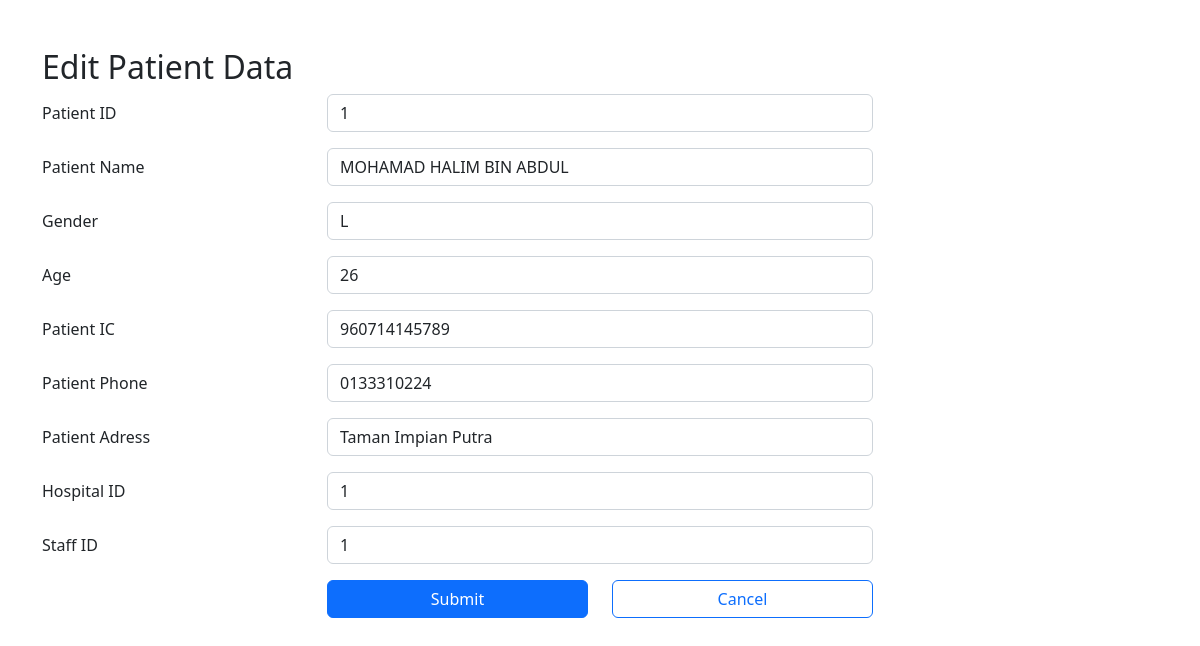
The app's page /editpat.php?patientID=1 with its own data.
### tables this page shows
CREATE TABLE `patient` (
  `patientID` int(30) NOT NULL,
  `patientName` varchar(255) NOT NULL,
  `gender` varchar(6) NOT NULL,
  `age` int(3) NOT NULL,
  `patientIC` bigint(25) NOT NULL,
  `patientPhone` varchar(25) NOT NULL,
  `patientAddress` varchar(255) NOT NULL,
  `hospitalID` int(30) NOT NULL,
  `staffID` int(30) NOT NULL
);

### editpat.php (the view, shortened to what this page needs)
<?php
$servername = "localhost";
$username = "root";
$password = "";
$database = "hospital";
$connection = new mysqli($servername, $username, $password, $database);
$patientID = "";
$patientName = "";
$gender = "";
$age = "";
$patientIC = "";
$patientPhone = "";
$patientAddress = "";
$hospitalID = "";
$staffID = "";
if($_SERVER['REQUEST_METHOD'] == 'GET'){
	$patientID = $_GET["patientID"];
	$sql = "SELECT * FROM patient WHERE patientID=$patientID";
	$result = $connection->query($sql);
	$row = $result->fetch_assoc();
	$patientID = $row["patientID"];
	$patientName = $row["patientName"];
	$gender = $row["gender"];
	$age = $row["age"];
	$patientIC = $row["patientIC"];
	$patientPhone = $row["patientPhone"];
	$patientAddress = $row["patientAddress"];
	$hospitalID = $row["hospitalID"];
	$staffID = $row["staffID"];
}
?>
<!DOCTYPE html>
<html lang="en">
<head>
	<link rel="stylesheet" href= "https://cdn.jsdelivr.net/npm/bootstrap@5.2.0-beta1/dist/css/bootstrap.min.css">
</head>
<body>
	<div class = "container my-5">
		<h2>Edit Patient Data</h2>
		<form method ="post">
			<div class ="row mb-3">
				<label class= "col-sm-3 col-form-label">Patient ID</label>
				<div class="col-sm-6">
					<input type="text" class="form-control" name="patientID" value="<?php echo $patientID;?>">
				</div>
			</div>
			<div class ="row mb-3">
				<label class= "col-sm-3 col-form-label">Patient Name</label>
				<div class="col-sm-6">
					<input type="text" class="form-control" name="patientName" value="<?php echo $patientName;?>">
				</div>
			</div>
			<div class ="row mb-3">
				<label class= "col-sm-3 col-form-label">Gender</label>
				<div class="col-sm-6">
					<input type="text" class="form-control" name="gender" value="<?php echo $gender;?>">
				</div>
			</div>
			<div class ="row mb-3">
				<label class= "col-sm-3 col-form-label">Age</label>
				<div class="col-sm-6">
					<input type="text" class="form-control" name="age" value="<?php echo $age;?>">
				</div>
			</div>
			<div class ="row mb-3">
				<label class= "col-sm-3 col-form-label">Patient IC</label>
				<div class="col-sm-6">
					<input type="text" class="form-control" name="patientIC" value="<?php echo $patientIC;?>">
				</div>
			</div>
			<div class ="row mb-3">
				<label class= "col-sm-3 col-form-label">Patient Phone</label>
				<div class="col-sm-6">
					<input type="text" class="form-control" name="patientPhone" value="<?php echo $patientPhone;?>">
				</div>
			</div>
			<div class ="row mb-3">
				<label class= "col-sm-3 col-form-label">Patient Adress</label>
				<div class="col-sm-6">
					<input type="text" class="form-control" name="patientAddress" value="<?php echo $patientAddress;?>">
				</div>
			</div>
			<div class ="row mb-3">
				<label class= "col-sm-3 col-form-label">Hospital ID</label>
				<div class="col-sm-6">
					<input type="text" class="form-control" name="hospitalID" value="<?php echo $hospitalID;?>">
				</div>
			</div>
			<div class ="row mb-3">
				<label class= "col-sm-3 col-form-label">Staff ID</label>
				<div class="col-sm-6">
					<input type="text" class="form-control" name="staffID" value="<?php echo $staffID;?>">
				</div>
			</div>
			<div class = "row mb-3">
				<div class ="offset-sm-3 col-sm-3 d-grid">
					<button type ="submit" class="btn btn-primary">Submit</button>
				</div>
				<div class = "col-sm-3 d-grid">
					<a class = "btn btn-outline-primary" href="dashboard/574/listpat.php" role="button">Cancel</a>
			</div>
		</form>
	</div>
</body>
</html>

### records on screen
patient: patientID "1", patientName "MOHAMAD HALIM BIN ABDUL", gender "L", age "26", patientIC "960714145789", patientPhone "0133310224", patientAddress "Taman Impian Putra", hospitalID "1", staffID "1"
